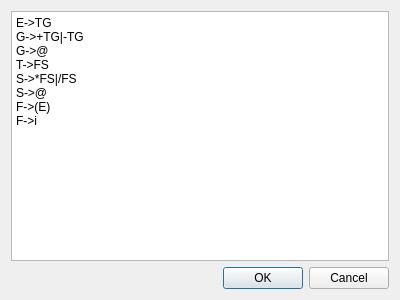
<?xml version="1.0" encoding="UTF-8"?>
<ui version="4.0">
 <class>EditorDialog</class>
 <widget class="QDialog" name="EditorDialog">
  <property name="geometry">
   <rect>
    <x>0</x>
    <y>0</y>
    <width>400</width>
    <height>300</height>
   </rect>
  </property>
  <property name="windowTitle">
   <string>文法编辑器</string>
  </property>
  <layout class="QVBoxLayout" name="verticalLayout">
   <item>
    <widget class="QPlainTextEdit" name="plainTextEdit">
     <property name="plainText">
      <string>E-&gt;TG
G-&gt;+TG|-TG
G-&gt;@
T-&gt;FS
S-&gt;*FS|/FS
S-&gt;@
F-&gt;(E)
F-&gt;i</string>
     </property>
     <property name="placeholderText">
      <string>请输入文法，每行一个产生式</string>
     </property>
    </widget>
   </item>
   <item>
    <widget class="QDialogButtonBox" name="buttonBox">
     <property name="orientation">
      <enum>Qt::Orientation::Horizontal</enum>
     </property>
     <property name="standardButtons">
      <set>QDialogButtonBox::StandardButton::Cancel|QDialogButtonBox::StandardButton::Ok</set>
     </property>
    </widget>
   </item>
  </layout>
 </widget>
 <resources/>
 <connections>
  <connection>
   <sender>buttonBox</sender>
   <signal>accepted()</signal>
   <receiver>EditorDialog</receiver>
   <slot>accept()</slot>
   <hints>
    <hint type="sourcelabel">
     <x>20</x>
     <y>20</y>
    </hint>
    <hint type="destinationlabel">
     <x>20</x>
     <y>20</y>
    </hint>
   </hints>
  </connection>
  <connection>
   <sender>buttonBox</sender>
   <signal>rejected()</signal>
   <receiver>EditorDialog</receiver>
   <slot>reject()</slot>
   <hints>
    <hint type="sourcelabel">
     <x>20</x>
     <y>20</y>
    </hint>
    <hint type="destinationlabel">
     <x>20</x>
     <y>20</y>
    </hint>
   </hints>
  </connection>
 </connections>
</ui>
